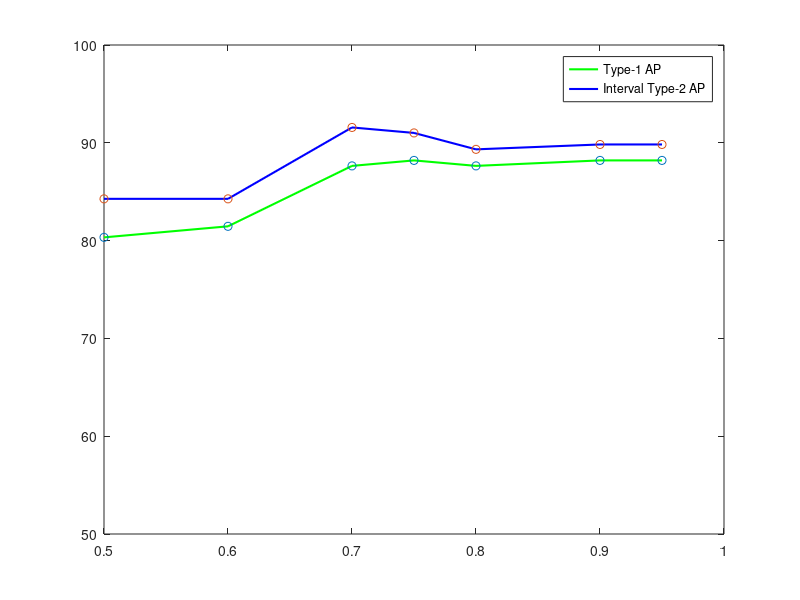

Source code (MATLAB):
lam1=[0.5 0.6 0.7 0.75 0.8 0.9 0.95 ];
acc1=[80.33 81.46 87.64 88.20 87.64 88.20 88.20];

lam2=[0.5 0.6 0.7 0.75 0.8 0.9 0.95];
acc2=[84.27 84.27 91.57 91.01 89.33 89.83 89.83];

clear y label;
box on
hold on 
graph1=plot(lam1,acc1,'green');
graph2=plot(lam2,acc2,'blue');

set(graph1,'LineWidth',1.5);
set(graph2,'LineWidth',1.5);

yticks([50 60 70 80 90 100])
scatter(lam1,acc1,'green');
scatter(lam2,acc2,'blue');

legend('Type-1 AP','Interval Type-2 AP');
ylim([50 100]);
hold off